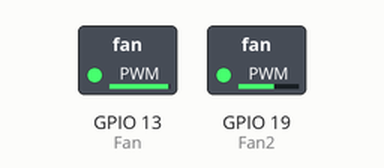
Simulated run of this sketch. Board: ESP32. On the bench: switched loads named in the sketch (green lamp = pin HIGH).

Above: at 0.1 s.
Timing chart, 0 to 1.6 s (numbered marks = the images above):
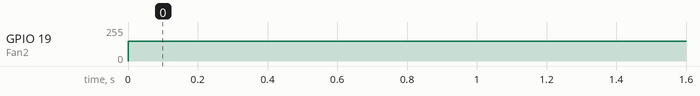

The sketch:

pwm_kipas.ino
```cpp
const int Fan = 13;  // 5 corresponds to GPIO5
const int Fan2 = 19;
// setting PWM properties
const int freq = 20000;
const int ledChannel = 0;
const int ledChannel2 = 2;
const int resolution = 8;

void setup(){
  // configure LED PWM functionalitites
  Serial.begin(9600);
  ledcSetup(ledChannel, freq, resolution);
  ledcSetup(ledChannel2, freq, resolution);

  // attach the channel to the GPIO to be controlled
  ledcAttachPin(Fan, ledChannel);
  ledcAttachPin(Fan2, ledChannel2);

}

void loop(){
//
//    for(int dutyCycle = 50; dutyCycle <= 255; dutyCycle++){
//    //changing the LED brightness with PWM
//    ledcWrite(ledChannel, dutyCycle);
//    Serial.print("pwm :");
//    Serial.println(dutyCycle);
//    delay(100);
//}
   ledcWrite(ledChannel, 250);
   ledcWrite(ledChannel2, 150);
}
```

Measured:
- by itself, GPIO 19 (Fan2): 0/255 → 149/255 at 0.00 s
